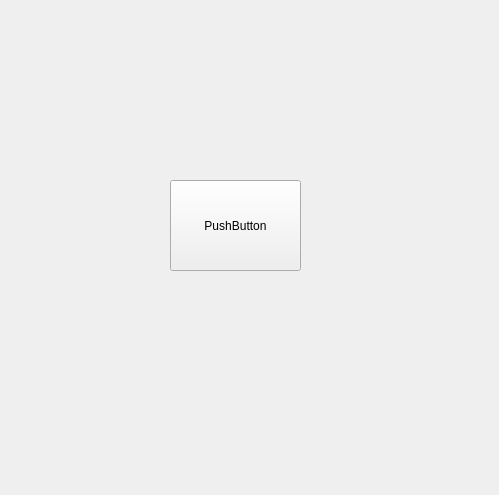
<?xml version="1.0" encoding="UTF-8"?>
<ui version="4.0">
 <class>QT_TestClass</class>
 <widget class="QWidget" name="QT_TestClass">
  <property name="geometry">
   <rect>
    <x>0</x>
    <y>0</y>
    <width>499</width>
    <height>495</height>
   </rect>
  </property>
  <property name="windowTitle">
   <string>QT_Test</string>
  </property>
  <widget class="QPushButton" name="pushButton">
   <property name="geometry">
    <rect>
     <x>170</x>
     <y>180</y>
     <width>131</width>
     <height>91</height>
    </rect>
   </property>
   <property name="text">
    <string>PushButton</string>
   </property>
  </widget>
 </widget>
 <layoutdefault spacing="6" margin="11"/>
 <resources/>
 <connections/>
</ui>
